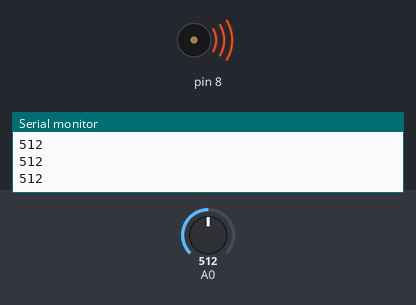
Simulated run of this sketch. Board: Arduino Uno, built with avr-gcc and run on an emulated ATmega328P. Shown: buzzer (waves = sounding), the last lines printed to the serial monitor. The test bench sets the inputs (shaded band); at power-on: A0 = 512.

Above: at 1.2 s.
1.3 s: A0 set to 496
At 2.5 s:
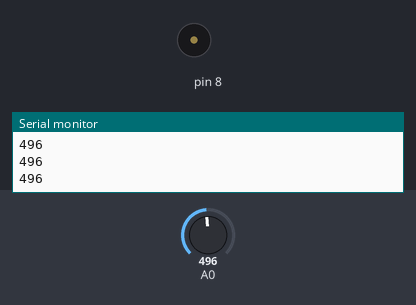
2.8 s: A0 set to 511
At 3.8 s:
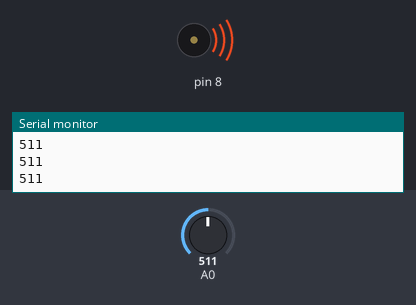
4.3 s: A0 set to 495
At 4.9 s:
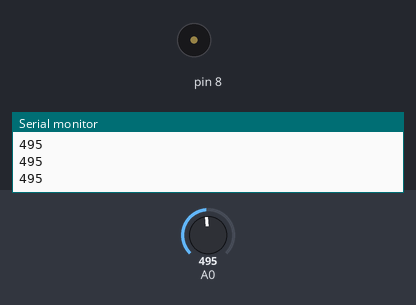
Timing chart, 0 to 7.3 s (numbered marks = the images above; inputs shaded):
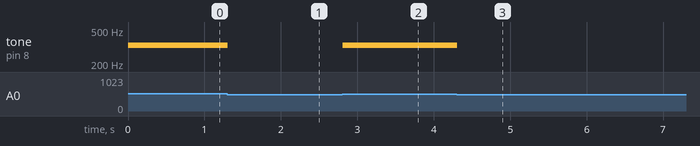

The sketch:

Lab7.ino
```cpp
int freq[] = {262, 294, 330, 349};

void setup() {

  Serial.begin(9600);
}

void loop() {
  int value = analogRead(A0);
  Serial.println(value);
  if(value == 1023){
    tone(8, freq[0]);
  }
  else if(value >= 990 && value <= 1010){
    tone(8, freq[1]);
  }
  else if(value >= 505 && value <= 515){
    tone(8, freq[2]);
  }
  else if(value >= 5 && value <= 10){
    tone(8, freq[3]);
  }
  else{
    noTone(8);
  }
}
```

Measured:
- the behaviour switches between 505 and 504 on A0 (found by bisection; images 0 and 1)
- after the input at 1.3 s, tone on pin 8: 330 Hz → silent at once
- after the input at 2.8 s, tone on pin 8: silent → 330 Hz at once
- after the input at 4.3 s, tone on pin 8: 330 Hz → silent at once
